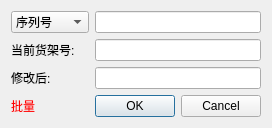
<?xml version="1.0" encoding="UTF-8"?>
<ui version="4.0">
 <class>MissModifyShelf</class>
 <widget class="QDialog" name="MissModifyShelf">
  <property name="geometry">
   <rect>
    <x>0</x>
    <y>0</y>
    <width>260</width>
    <height>139</height>
   </rect>
  </property>
  <property name="windowTitle">
   <string>修改货架号</string>
  </property>
  <layout class="QFormLayout" name="formLayout">
   <property name="sizeConstraint">
    <enum>QLayout::SetFixedSize</enum>
   </property>
   <item row="0" column="0">
    <widget class="QComboBox" name="cBoxName">
     <property name="currentIndex">
      <number>1</number>
     </property>
     <item>
      <property name="text">
       <string>产品型号</string>
      </property>
     </item>
     <item>
      <property name="text">
       <string>序列号</string>
      </property>
     </item>
    </widget>
   </item>
   <item row="0" column="1">
    <widget class="QLineEdit" name="edtName"/>
   </item>
   <item row="1" column="0">
    <widget class="QLabel" name="lblCurrentShelf">
     <property name="text">
      <string>当前货架号:</string>
     </property>
    </widget>
   </item>
   <item row="1" column="1">
    <widget class="QLineEdit" name="edtCurrentShelf">
     <property name="readOnly">
      <bool>true</bool>
     </property>
    </widget>
   </item>
   <item row="3" column="0">
    <widget class="QLabel" name="lblShelf">
     <property name="text">
      <string>修改后:</string>
     </property>
    </widget>
   </item>
   <item row="3" column="1">
    <widget class="QLineEdit" name="edtModifyShelf"/>
   </item>
   <item row="4" column="0">
    <widget class="QLabel" name="lblDesc">
     <property name="styleSheet">
      <string notr="true">color: rgb(255, 0, 0);</string>
     </property>
     <property name="text">
      <string>批量</string>
     </property>
    </widget>
   </item>
   <item row="4" column="1">
    <widget class="QDialogButtonBox" name="buttonBox">
     <property name="standardButtons">
      <set>QDialogButtonBox::Cancel|QDialogButtonBox::Ok</set>
     </property>
    </widget>
   </item>
  </layout>
 </widget>
 <layoutdefault spacing="6" margin="11"/>
 <resources/>
 <connections>
  <connection>
   <sender>cBoxName</sender>
   <signal>currentIndexChanged(int)</signal>
   <receiver>MissModifyShelf</receiver>
   <slot>s_cboxNameChanged(int)</slot>
   <hints>
    <hint type="sourcelabel">
     <x>46</x>
     <y>20</y>
    </hint>
    <hint type="destinationlabel">
     <x>44</x>
     <y>121</y>
    </hint>
   </hints>
  </connection>
  <connection>
   <sender>edtName</sender>
   <signal>editingFinished()</signal>
   <receiver>MissModifyShelf</receiver>
   <slot>s_queryData()</slot>
   <hints>
    <hint type="sourcelabel">
     <x>126</x>
     <y>10</y>
    </hint>
    <hint type="destinationlabel">
     <x>76</x>
     <y>119</y>
    </hint>
   </hints>
  </connection>
  <connection>
   <sender>buttonBox</sender>
   <signal>accepted()</signal>
   <receiver>MissModifyShelf</receiver>
   <slot>accept()</slot>
   <hints>
    <hint type="sourcelabel">
     <x>179</x>
     <y>108</y>
    </hint>
    <hint type="destinationlabel">
     <x>183</x>
     <y>129</y>
    </hint>
   </hints>
  </connection>
  <connection>
   <sender>buttonBox</sender>
   <signal>rejected()</signal>
   <receiver>MissModifyShelf</receiver>
   <slot>reject()</slot>
   <hints>
    <hint type="sourcelabel">
     <x>151</x>
     <y>107</y>
    </hint>
    <hint type="destinationlabel">
     <x>155</x>
     <y>140</y>
    </hint>
   </hints>
  </connection>
 </connections>
 <slots>
  <slot>s_cboxNameChanged(int)</slot>
  <slot>s_queryData()</slot>
 </slots>
</ui>
